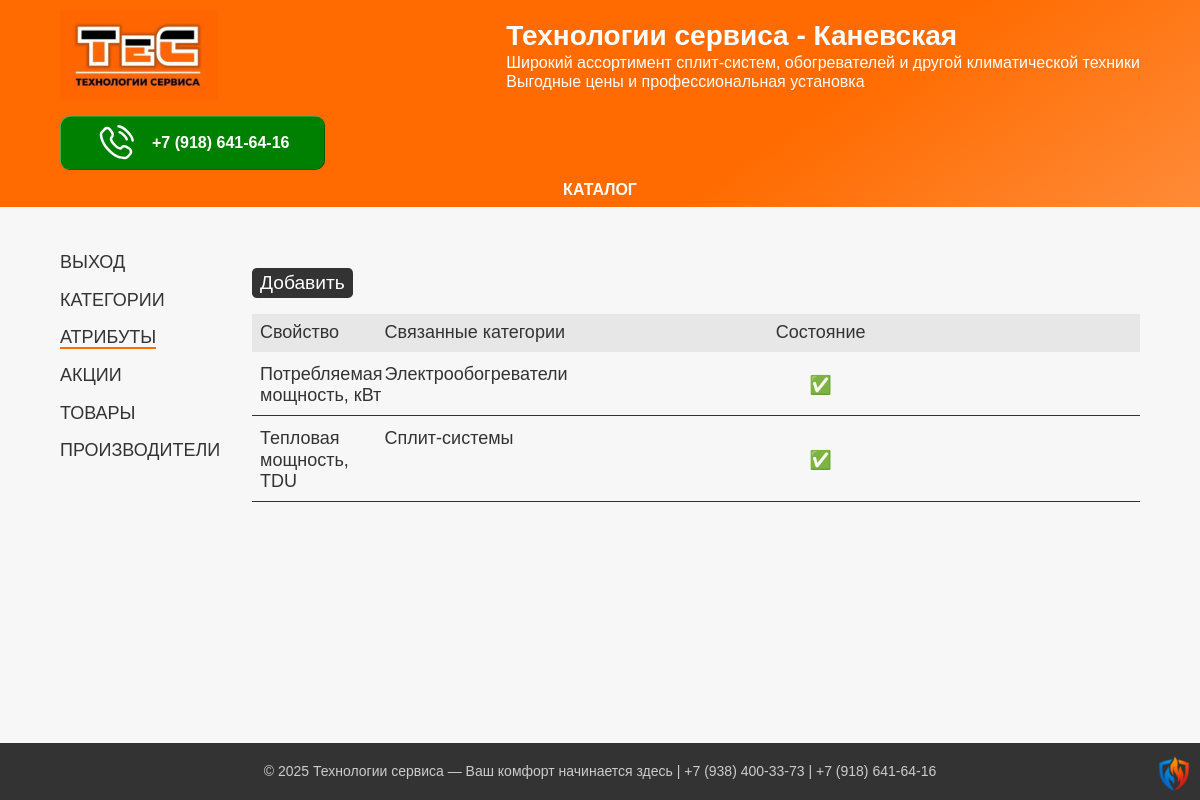
Before: /admin/custom_fields (signed in) with the older database file.
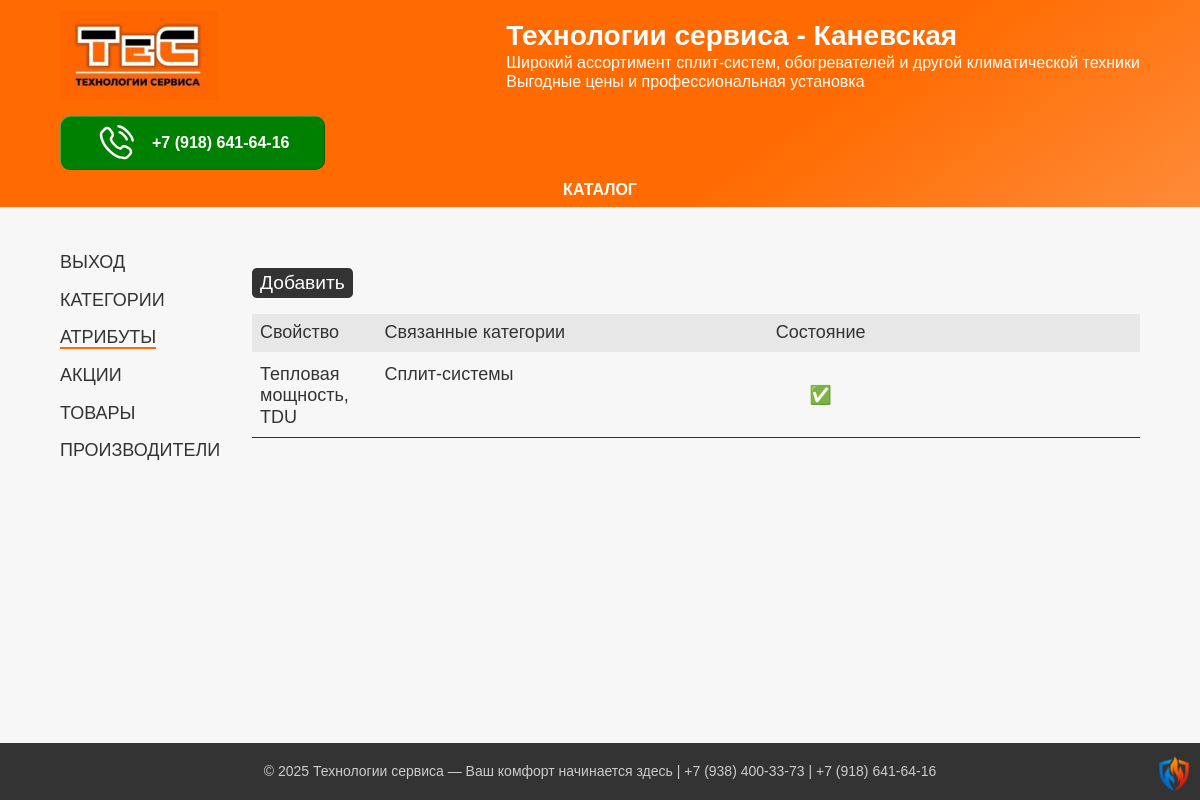
After: the same page with the newer database file.
### app/models.py (models this page shows, shortened)
class CustomFields(db.Model):
    __tablename__ = 'customfields'
    id = db.Column(db.Integer, primary_key=True)
    name = db.Column(db.Text, nullable=True)
    active = db.Column(db.Boolean, default=True)

class Category(db.Model):
    __tablename__ = 'categories'
    id = db.Column(db.Integer, primary_key=True)
    name = db.Column(db.String(64), nullable=False, unique=True)
    description = db.Column(db.Text, nullable=True)
    active = db.Column(db.Boolean, default=True)
    fields = db.relationship('CustomFields', secondary=custom_field_category, backref=db.backref('category', lazy='dynamic'))
    image_path = db.Column(db.String(255), nullable=True)
    products = db.relationship('Product', backref='category', lazy=True)

### app/blueprints/admin/routes.py (the view, shortened to what this page needs)
@admin_bp.route("/custom_fields", methods=["GET", "POST"])
@login_required
def custom_fields():
    custom_fields_all = CustomFields.query.order_by(CustomFields.name).all()
    for f in custom_fields_all:
        f.categories = [d.name for d in f.category.all()]
    form = CustomFieldsForm()
    return render_template('./admin/custom_fields.html',
                           title="Пользовательские поля категорий",
                           all_fields=custom_fields_all,
                           form=form)

### app/templates/admin/custom_fields.html (shortened to what this page needs)
{% extends "./admin/private.html" %}
{% block article %}
    <div class="cat-menu">
        <button class="cat-btn grey-btn" type="button" onclick="overlayMenu.showModal()">Добавить</button>
    </div>
    <div class="table">
        <header class="table-header categories-header">
            <div class="cat-name">Свойство</div>
            <div class="cat-description">Связанные категории</div>
            <div class="cat-status">Состояние</div>
        </header>
    {% for field in all_fields %}
        <a class="table-row categories-row" href="{{ url_for('admin.custom_field', name=field.name) }}">
            <div class="cat-name">{{ field.name }}</div>
            <div class="cat-description">
                {% if field.categories %}
                    <ul>
                        {% for field in field.categories %}
                            <li>{{field}}</li>
                        {% endfor %}
                    </ul>
                {% endif %}
            </div>
            <div class="cat-status">{{ "✅" if field.active else "❌" }}</div>
        </a>
    {% endfor %}
    </div>
{% endblock %}

Changed rows visible on the page:
removed CustomFields: name "Потребляемая мощность, кВт", active "✅"
removed Category: name "Электрообогреватели", shown under "Потребляемая мощность, кВт"
